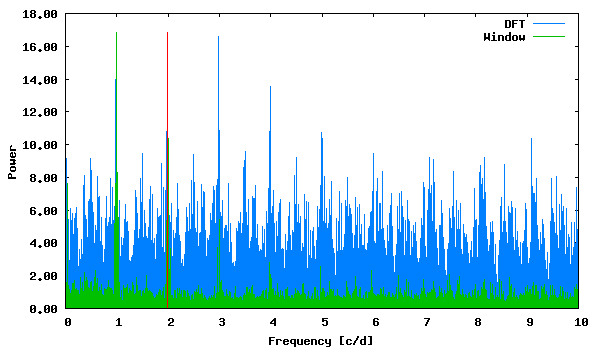

gnuplot code for this plot:
set term png size 600,350 medium
set colors classic
set output "phase_lc_11.deeming.png"
set xlabel "Frequency [c/d]"
set ylabel "Power"
set format y "%5.2f"
plot "deeming.periodogram" using 1:2 with lines linecolor 3 title "DFT", "deeming.periodogram" using 1:3 with lines linecolor 2 title "Window", "<echo '1.983900 16.84113929'" with impulses linecolor 1 title ""
 
